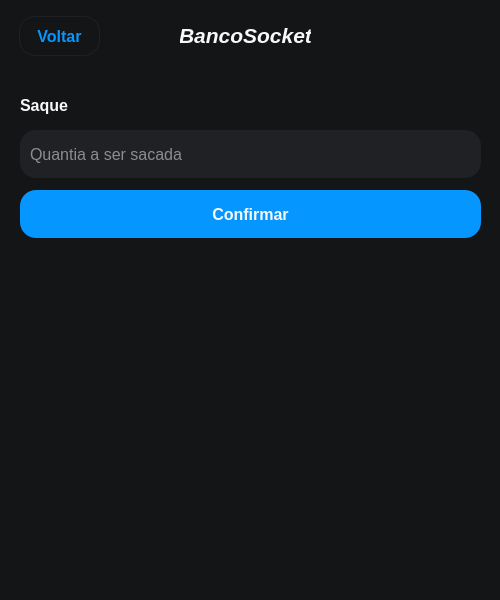
<?xml version="1.0" encoding="UTF-8"?>
<ui version="4.0">
 <class>withdraw_window</class>
 <widget class="QMainWindow" name="withdraw_window">
  <property name="geometry">
   <rect>
    <x>0</x>
    <y>0</y>
    <width>500</width>
    <height>600</height>
   </rect>
  </property>
  <property name="minimumSize">
   <size>
    <width>500</width>
    <height>600</height>
   </size>
  </property>
  <property name="maximumSize">
   <size>
    <width>500</width>
    <height>600</height>
   </size>
  </property>
  <property name="windowTitle">
   <string>Realizar saque</string>
  </property>
  <property name="styleSheet">
   <string notr="true">background-color: rgb(20, 21, 23);
color: rgb(247, 248, 250);</string>
  </property>
  <widget class="QWidget" name="centralwidget">
   <widget class="QLabel" name="label">
    <property name="geometry">
     <rect>
      <x>180</x>
      <y>20</y>
      <width>131</width>
      <height>31</height>
     </rect>
    </property>
    <property name="font">
     <font>
      <pointsize>16</pointsize>
      <weight>75</weight>
      <italic>true</italic>
      <bold>true</bold>
     </font>
    </property>
    <property name="text">
     <string>BancoSocket</string>
    </property>
    <property name="alignment">
     <set>Qt::AlignCenter</set>
    </property>
   </widget>
   <widget class="QLabel" name="welcome_label">
    <property name="geometry">
     <rect>
      <x>20</x>
      <y>90</y>
      <width>451</width>
      <height>31</height>
     </rect>
    </property>
    <property name="font">
     <font>
      <pointsize>12</pointsize>
      <weight>75</weight>
      <italic>false</italic>
      <bold>true</bold>
     </font>
    </property>
    <property name="styleSheet">
     <string notr="true">background-color: rgba(255, 255, 255, 0);</string>
    </property>
    <property name="text">
     <string>Saque</string>
    </property>
    <property name="alignment">
     <set>Qt::AlignLeading|Qt::AlignLeft|Qt::AlignVCenter</set>
    </property>
   </widget>
   <widget class="QPushButton" name="back_btn">
    <property name="geometry">
     <rect>
      <x>19</x>
      <y>16</y>
      <width>81</width>
      <height>40</height>
     </rect>
    </property>
    <property name="minimumSize">
     <size>
      <width>0</width>
      <height>40</height>
     </size>
    </property>
    <property name="maximumSize">
     <size>
      <width>16777215</width>
      <height>40</height>
     </size>
    </property>
    <property name="font">
     <font>
      <pointsize>12</pointsize>
      <weight>75</weight>
      <bold>true</bold>
     </font>
    </property>
    <property name="cursor">
     <cursorShape>PointingHandCursor</cursorShape>
    </property>
    <property name="styleSheet">
     <string notr="true">QPushButton {
	border: 1px solid rgb(31, 33, 36);
	border-radius: 16px;
	color: rgb(6, 150, 255);
	padding: 0 8px;	
}

QPushButton:hover {
	background-color: rgb(31, 33, 36);
}
</string>
    </property>
    <property name="text">
     <string>Voltar</string>
    </property>
   </widget>
   <widget class="QPushButton" name="confirm_btn">
    <property name="geometry">
     <rect>
      <x>20</x>
      <y>190</y>
      <width>461</width>
      <height>48</height>
     </rect>
    </property>
    <property name="minimumSize">
     <size>
      <width>0</width>
      <height>48</height>
     </size>
    </property>
    <property name="maximumSize">
     <size>
      <width>16777215</width>
      <height>48</height>
     </size>
    </property>
    <property name="font">
     <font>
      <pointsize>12</pointsize>
      <weight>75</weight>
      <bold>true</bold>
     </font>
    </property>
    <property name="cursor">
     <cursorShape>PointingHandCursor</cursorShape>
    </property>
    <property name="styleSheet">
     <string notr="true">background-color: rgb(6, 150, 255);
border-radius: 16px;
padding: 0 8px;
</string>
    </property>
    <property name="text">
     <string>Confirmar</string>
    </property>
   </widget>
   <widget class="QLineEdit" name="amount_value_input">
    <property name="geometry">
     <rect>
      <x>20</x>
      <y>130</y>
      <width>461</width>
      <height>48</height>
     </rect>
    </property>
    <property name="minimumSize">
     <size>
      <width>0</width>
      <height>48</height>
     </size>
    </property>
    <property name="maximumSize">
     <size>
      <width>16777215</width>
      <height>48</height>
     </size>
    </property>
    <property name="font">
     <font>
      <pointsize>12</pointsize>
     </font>
    </property>
    <property name="styleSheet">
     <string notr="true">background-color: rgb(31, 33, 36);
border-radius: 16px;
padding: 0 8px;
</string>
    </property>
    <property name="placeholderText">
     <string>Quantia a ser sacada</string>
    </property>
   </widget>
  </widget>
 </widget>
 <resources/>
 <connections/>
</ui>
